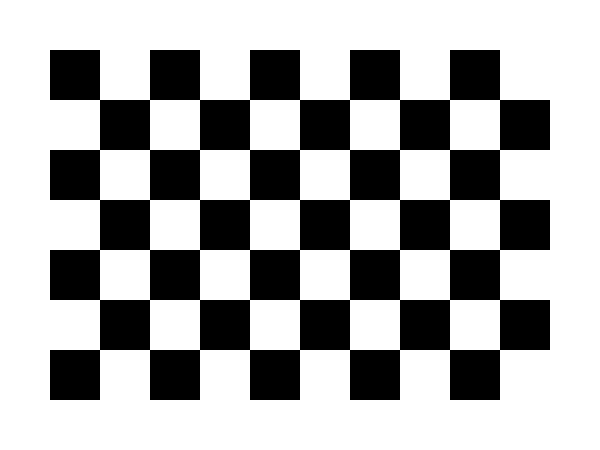
#> input picture checkerboard_9x6.png, 1200 x 900 px (shown at 1/2 size)
$ python -i focus.py   (imports and definitions only)   (older library calls are emulated)
#> lines starting #> are read from the running program, lines starting #| are printed output that depends on the picture; after the words box and inside, x2 and y2 are one past the last pixel; in counts of white or black regions, pixels touching at a corner belong together
"""
Model — 초점 맞추기 도우미 (수동 초점 렌즈용)

이 카메라(ELP 5MP 글로벌 셔터)는 렌즈를 움직이는 모터가 없어 오토포커스가 불가능하다
(드라이버는 초점 값을 받아들이지만 0~1023 을 바꿔도 선명도가 변하지 않음, 2026-11-13 실측).
그래서 사람이 렌즈 링을 돌릴 때 '지금 얼마나 선명한지'를 숫자·막대·색으로 알려 준다.

    FocusMeter.update(frame) : 측정 영역(가운데)의 선명도(라플라시안 분산)를 계산해 현재값·최고값·비율·판정 갱신.
                               최고점을 한 번 지나가기 전에는 '최고점 찾는 중'(지금 값이 곧 최고값이라 판정 불가)
    peaking_mask(gray)       : 초점이 맞은 윤곽(라플라시안이 큰 곳)만 골라낸 마스크 → 화면에서 색으로 칠함
"""

import time

import cv2
import numpy as np

ROI_FRACTION = 0.4        # 측정 영역: 가운데 가로·세로 40%
MEASURE_WIDTH = 480       # 측정 영역을 이 너비로 줄여서 계산 (해상도와 상관없이 빠르게)
SMOOTH = 0.6              # 현재값 평활 (노이즈·조명 깜빡임에 덜 흔들리게)
GOOD_RATIO, NEAR_RATIO = 0.95, 0.80   # 최고값 대비 비율: 이상이면 '초점 맞음' / '거의'
PASSED_RATIO = 0.90       # 최고값을 찍은 뒤 이 비율 아래로 내려가야 '최고점을 지나갔다'(판정 시작)
# 포커스 피킹 감도: 라플라시안 크기(2차 미분, 0~255 영상 기준) 이 값 이상만 칠함.
# 1차 미분(소벨)은 살짝 흐려져 넓어진 윤곽도 잡아서, 흐림에 더 민감한 2차 미분을 쓴다 (체커보드 시험)
PEAKING_LEVELS = {"높음": 40, "보통": 70, "낮음": 110}
PEAKING_THRESHOLD = PEAKING_LEVELS["보통"]


def roi_rect(w, h, fraction=ROI_FRACTION):
    rw, rh = int(w * fraction), int(h * fraction)
    x0, y0 = (w - rw) // 2, (h - rh) // 2
    return x0, y0, x0 + rw, y0 + rh


def sharpness(gray):
    """선명도 = 라플라시안 분산. 초점이 맞을수록 커진다"""
    return float(cv2.Laplacian(gray, cv2.CV_64F).var())


class FocusMeter:
    def __init__(self):
        self.reset()

    def reset(self):
        self.score = 0.0          # 평활한 현재 선명도
        self.raw = 0.0            # 이번 프레임 선명도
        self.peak = 0.0           # 지금까지의 최고값 (렌즈를 끝에서 끝까지 한 번 돌리면 최고점이 잡힘)
        self.trend = 0.0          # +면 좋아지는 중, -면 나빠지는 중
        self.passed = False       # 최고점을 한 번 지나갔는지 (그 전에는 지금 값이 곧 최고값이라 판정할 수 없음)
        self.updated = 0.0

    def update(self, frame):
        h, w = frame.shape[:2]
        x0, y0, x1, y1 = roi_rect(w, h)
        roi = frame[y0:y1, x0:x1]
        scale = min(1.0, MEASURE_WIDTH / roi.shape[1])
        if scale < 1.0:
            roi = cv2.resize(roi, None, fx=scale, fy=scale, interpolation=cv2.INTER_AREA)
        gray = cv2.cvtColor(roi, cv2.COLOR_BGR2GRAY)
        self.raw = sharpness(gray)
        prev = self.score
        self.score = self.raw if prev == 0 else SMOOTH * prev + (1 - SMOOTH) * self.raw
        self.trend = 0.0 if prev == 0 else 0.7 * self.trend + 0.3 * (self.score - prev)
        self.peak = max(self.peak, self.score)
        if self.score < self.peak * PASSED_RATIO:
            self.passed = True
        self.updated = time.time()

    @property
    def ratio(self):
        return self.score / self.peak if self.peak > 0 else 0.0

    def verdict(self):
        """(영문 판정, 한글 판정)"""
        if not self.passed:
            return "SEARCHING", "최고점 찾는 중"
        r = self.ratio
        if r >= GOOD_RATIO:
            return "IN FOCUS", "초점 맞음"
        if r >= NEAR_RATIO:
            return "ALMOST", "거의 맞음"
        return "BLURRY", "흐림"


def peaking_mask(gray, threshold=PEAKING_THRESHOLD):
    """초점이 맞은 윤곽 마스크 (uint8 0/255). 흐리면 거의 비고, 초점이 맞을수록 윤곽이 많이 잡힌다"""
    lap = np.abs(cv2.Laplacian(gray, cv2.CV_32F, ksize=3))
    mask = (lap >= threshold).astype(np.uint8) * 255
    return cv2.dilate(mask, np.ones((2, 2), np.uint8))

>>> import cv2
>>> picture = cv2.imread('../../checkerboard_9x6.png')
#> picture is the input picture: shape (900, 1200, 3); 67.6% white; 1 black region, box (x1, y1, x2, y2) and area: (100, 100, 1100, 800) 350000
>>> result = FocusMeter().update(picture)
#> in update, `roi = frame[y0:y1, x0:x1]`:
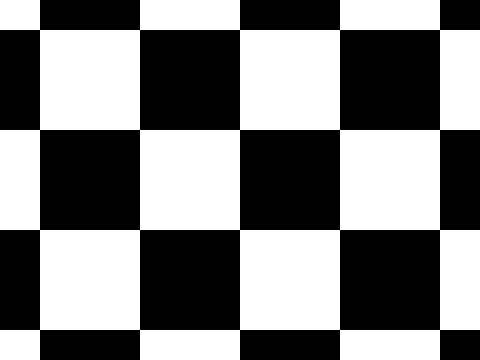
#> roi: shape (360, 480, 3); 50% white; 1 white region, box (x1, y1, x2, y2) and area: (0, 0, 480, 360) 86400
#> in update, `self.raw = sharpness(gray)`: self.raw = 2859.9
#> in update, `self.trend = 0.0 if prev == 0 else 0.7 * self.trend + 0.3 * (self.scor..`: self.trend = 0
#> in update, `self.peak = max(self.peak, self.score)`: self.peak = 2859.9
